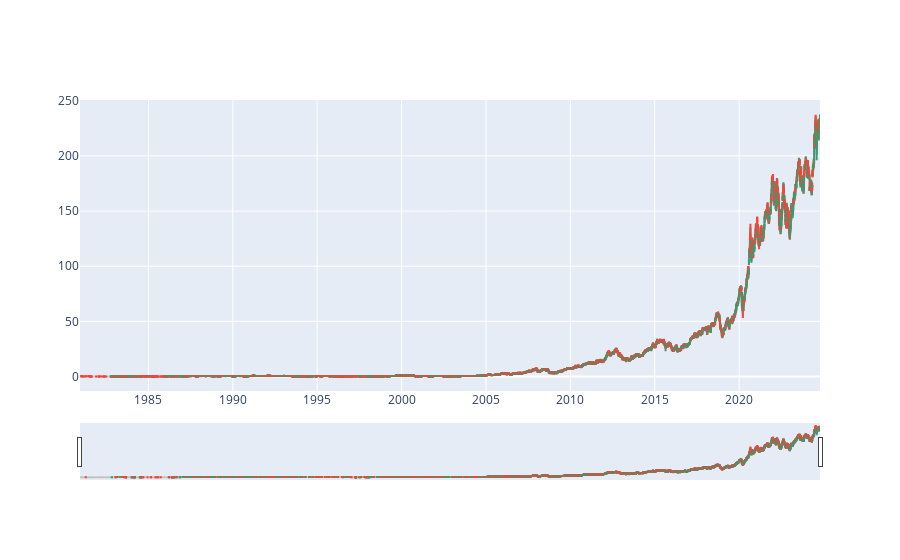

This figure's notebook cell:
### Code cell
df = yf.download(tickers='AAPL')

fig = go.Figure(data=[go.Candlestick(x=df.index,
                open=df['Open'],
                high=df['High'],
                low=df['Low'],
                close=df['Close'])])

fig.show()

### Figure 1 — Plotly figure (JSON) as saved in the notebook; plotly's stock layout.template omitted (floating-point values rounded to 4 significant figures; data arrays with more than 128 entries replaced by an {"elided": "..."} marker saying what was removed)
{"data": [{"close": {"elided": "11053 float values"}, "high": {"elided": "11053 float values"}, "low": {"elided": "11053 float values"}, "open": {"elided": "11053 float values"}, "type": "candlestick", "x": {"elided": "11053 str values"}}], "layout": {}}
